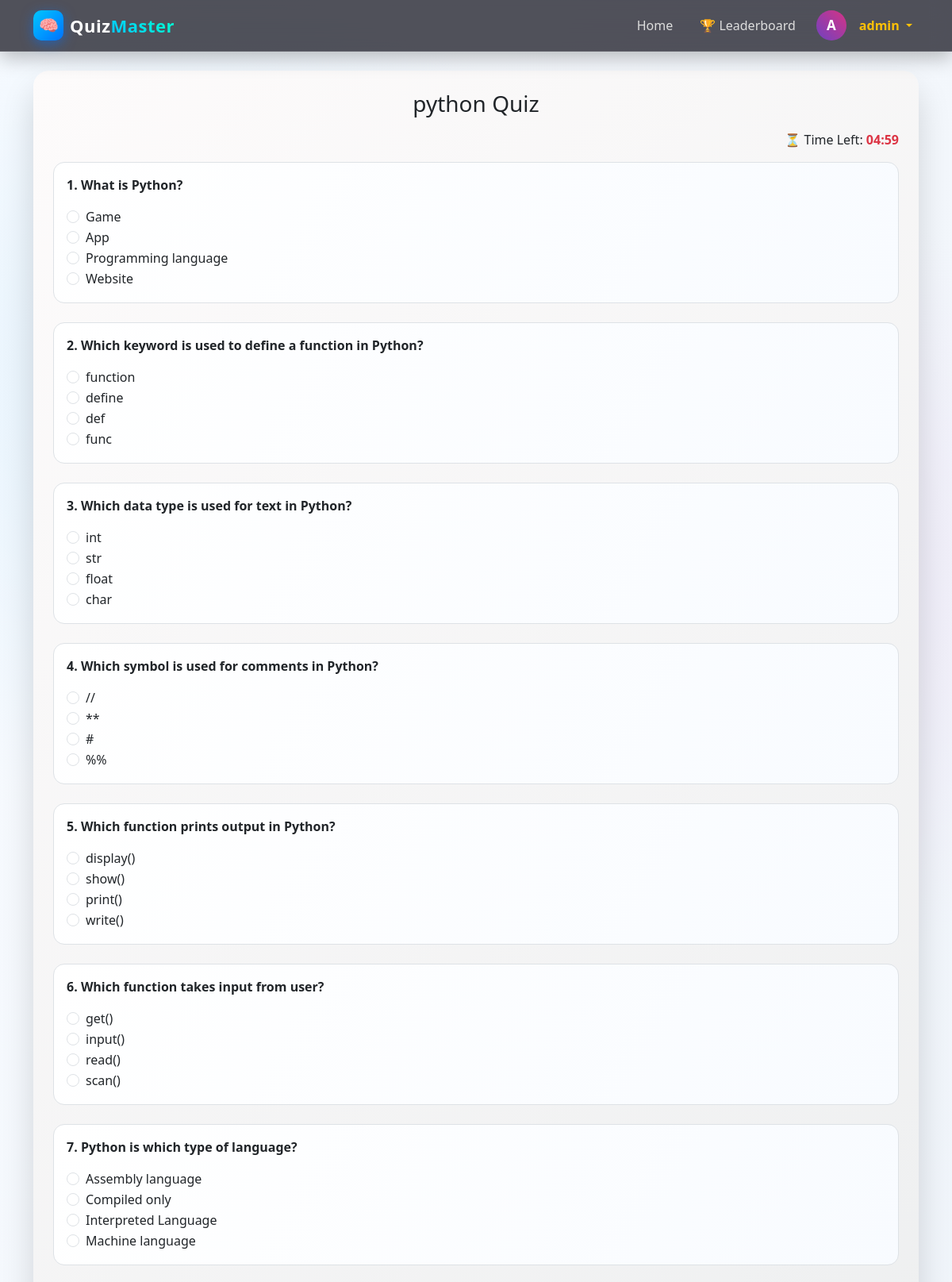
The app's page /quiz/1/ (signed in, upper part) with its own data.
### quiz/models.py (models this page shows, shortened)
class Category(models.Model):
    name = models.CharField(max_length=100)

class Question(models.Model):
    category = models.ForeignKey(Category, on_delete=models.CASCADE)
    text = models.CharField(max_length=255)
    correct_answer = models.CharField(max_length=255)

class Choice(models.Model):
    question = models.ForeignKey(Question, on_delete=models.CASCADE)
    text = models.CharField(max_length=255)

### quiz/views.py (the view, shortened to what this page needs)
# urls.py: path('quiz/<int:category_id>/', views.quiz, name='quiz'),
@login_required
def quiz(request, category_id):
    category = Category.objects.get(id=category_id)
    questions = Question.objects.filter(category=category)
    return render(request, 'quiz/quiz_page.html', {
        'questions': questions,
        'category': category
    })

### quiz/templates/quiz/quiz_page.html (shortened to what this page needs)
{% extends 'quiz/base.html' %}
{% block content %}
<div class="quiz-wrapper">
<h3 class="text-center mb-3">{{ category.name }} Quiz</h3>
<div class="text-end mb-3">
⏳ Time Left: <span id="time" class="fw-bold text-danger">05:00</span>
</div>
<form method="post" id="quiz-form">
{% for question in questions %}
<div class="mb-4 p-3 border question-box">
<p class="fw-bold">
{{ forloop.counter }}. {{ question.text }}
</p>
{% for choice in question.choice_set.all %}
<div class="form-check">
<input class="form-check-input" type="radio"
name="{{ question.id }}"
value="{{ choice.text }}" required>
<label class="form-check-label">{{ choice.text }}</label>
</div>
{% endfor %}
</div>
{% endfor %}
</form>
</div>
{% endblock %}

### quiz/templates/quiz/base.html (shortened to what this page needs)
<!DOCTYPE html>
<html lang="en">
<head>
<link href="https://cdn.jsdelivr.net/npm/bootstrap@5.3.2/dist/css/bootstrap.min.css" rel="stylesheet">
</head>
<body class="d-flex flex-column min-vh-100">
<nav class="navbar navbar-expand-lg premium-navbar sticky-top">
<div class="container">
<a class="navbar-brand premium-logo d-flex align-items-center" href="{% url 'home' %}">
    <div class="logo-icon">🧠</div>
    <div class="logo-text ms-2">
        Quiz<span>Master</span>
    </div>
</a>
<div class="collapse navbar-collapse" id="navbarNav">
<ul class="navbar-nav ms-auto align-items-center">
{% if user.is_authenticated %}
<li class="nav-item">
<a class="nav-link premium-link" href="{% url 'home' %}">Home</a>
</li>
<li class="nav-item">
<a class="nav-link premium-link" href="{% url 'leaderboard' %}">🏆 Leaderboard</a>
</li>
<li class="nav-item dropdown d-flex align-items-center">
{% with user.socialaccount_set.all.0 as social %}
{% if social %}
<img src="{{ social.get_avatar_url }}" class="avatar-img">
{% else %}
<div class="avatar-circle">
{{ user.username|first|upper }}
</div>
{% endif %}
{% endwith %}
<a class="nav-link dropdown-toggle username-text"
href="#"
data-bs-toggle="dropdown">
{{ user.username }}
</a>
</li>
{% endif %}
</ul>
</div>
</div>
</nav>
<div class="container mt-4">
{% block content %}{% endblock %}
</div>
</body>
</html>

### quiz/templates/quiz/base.html (style rules this page uses)
body { background: radial-gradient(circle at 20% 20%, #e3f2fd 0%, transparent 25%), radial-gradient(circle at 80% 30%, #ede7f6 0%, transparent 25%), radial-gradient(circle at 50% 80%, #e8f5e9 0%, transparent 25%), linear-gradient(120deg,#f8fbff,#eef3f9); }
.premium-navbar { background: rgba(25,25,35,0.75); backdrop-filter: blur(12px); border-bottom:1px solid rgba(255,255,255,0.1); box-shadow:0 8px 25px rgba(0,0,0,0.25); }
.premium-logo { text-decoration:none; }
.logo-icon { width:38px; height:38px; border-radius:10px; background:linear-gradient(135deg,#00c6ff,#0072ff); display:flex; align-items:center; justify-content:center; font-size:20px; box-shadow:0 4px 15px rgba(0,114,255,0.5); }
.logo-text { font-size:22px; font-weight:700; color:white; letter-spacing:.5px; }
.logo-text span { background:linear-gradient(45deg,#00c6ff,#00ffcc); -webkit-background-clip:text; color:transparent; }
.premium-link { color:#ddd !important; position:relative; margin-right:18px; transition:.3s; }
.premium-link::after { content:''; position:absolute; width:0%; height:2px; background:#00c6ff; bottom:0; left:0; transition:.3s; }
.avatar-circle { width:38px; height:38px; border-radius:50%; background:linear-gradient(45deg,#6f42c1,#d63384); color:white; display:flex; align-items:center; justify-content:center; font-weight:bold; font-size:17px; margin-right:8px; }
.username-text { color:#ffc107 !important; font-weight:600; }

### quiz/templates/quiz/quiz_page.html (style rules this page uses)
.quiz-wrapper { background:linear-gradient(135deg,#fdfbfb,#ebedee); padding:25px; border-radius:20px; box-shadow:0 25px 40px rgba(0,0,0,0.15); }
.question-box { background:linear-gradient(120deg,#ffffff,#f8fbff); border-radius:14px; transition:.3s; }

### records on screen
Category: name "python"
Question: text "What is Python?"
Choice: text "Game"
Choice: text "App"
Choice: text "Programming language"
Choice: text "Website"
Question: text "Which keyword is used to define a function in Python?"
Choice: text "function"
Choice: text "define"
Choice: text "def"
Choice: text "func"
Question: text "Which data type is used for text in Python?"
Choice: text "int"
Choice: text "str"
Choice: text "float"
Choice: text "char"
Question: text "Which symbol is used for comments in Python?"
Choice: text "//"
Choice: text "**"
Choice: text "#"
Choice: text "%%"
Question: text "Which function prints output in Python?"
Choice: text "display()"
Choice: text "show()"
Choice: text "print()"
Choice: text "write()"
Question: text "Which function takes input from user?"
Choice: text "get()"
Choice: text "input()"
Choice: text "read()"
Choice: text "scan()"
Question: text "Python is which type of language?"
Choice: text "Assembly language"
Choice: text "Compiled only"
Choice: text "Interpreted Language"
Choice: text "Machine language"

### other values on screen
{{ user.username|first|upper }} "A"
{{ user.username }} "admin"
